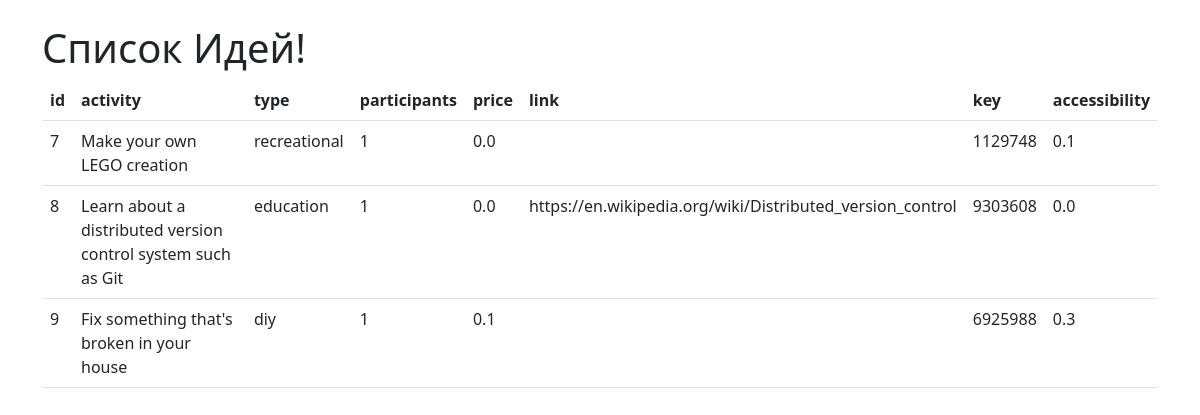
/show_ideas/2, run on the app's committed database.
### models.py (models this page shows)
class Idea(db.Model):
    id = db.Column(db.Integer, primary_key=True)
    activity = db.Column(db.String(250), nullable=False)
    type = db.Column(db.String(250), nullable=False)
    participants = db.Column(db.Integer)
    price = db.Column(db.Float)
    link = db.Column(db.String(250))
    key = db.Column(db.Integer, nullable=False)
    accessibility = db.Column(db.Float)
    user_id = db.Column(db.Integer, db.ForeignKey("user.id"))

### app.py (the view)
@app.route('/show_ideas/<user_id>')
def show_user_ideas(user_id):
    user = User.query.get(user_id)
    return render_template("user_ideas.html", ideas=user.ideas)

### templates/user_ideas.html (shortened to what this page needs)
<!DOCTYPE html>
<html>
<head>
    <link href="https://cdn.jsdelivr.net/npm/bootstrap@5.3.0/dist/css/bootstrap.min.css"
          rel="stylesheet"
>
</head>
<body>
    <div class="container mt-4">
        <h1>Список Идей!</h1>
            <table class="table">
                <thead>
                    <tr>
                        <th>id</th>
                        <th>activity</th>
                        <th>type</th>
                        <th>participants</th>
                        <th>price</th>
                        <th>link</th>
                        <th>key</th>
                        <th>accessibility</th>
                    </tr>
                </thead>
                <tbody>
                    {% for idea in ideas %}
                    <tr>
                        <td>{{idea.id}}</td>
                        <td>{{idea.activity}}</td>
                        <td>{{idea.type}}</td>
                        <td>{{idea.participants}}</td>
                        <td>{{idea.price}}</td>
                        <td>{{idea.link}}</td>
                        <td>{{idea.key}}</td>
                        <td>{{idea.accessibility}}</td>
                    </tr>
                    {% endfor %}
                </tbody>
            </table>
    </div>
</body>
</html>

### data on the page
Idea: id "7", activity "Make your own LEGO creation", type "recreational", participants "1", price "0.0", key "1129748", accessibility "0.1"
Idea: id "8", activity "Learn about a distributed version control system such as Git", type "education", participants "1", price "0.0", link "https://en.wikipedia.org/wiki/Distributed_version_control", key "9303608", accessibility "0.0"
Idea: id "9", activity "Fix something that's broken in your house", type "diy", participants "1", price "0.1", key "6925988", accessibility "0.3"
